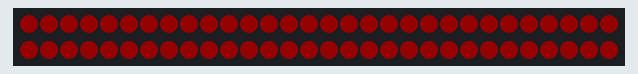
Recording of a sketch running on a simulated Arduino Uno, built with avr-gcc and run on an emulated ATmega328P. Shown: 60 RGB LEDs in strip order, left to right, continuing on the next row. Dim RGB values are drawn brighter than linear.

Above: at 0.1 s.
At 1.1 s:
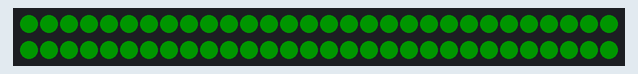
At 2.1 s:
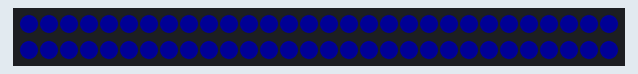
At 3.1 s:
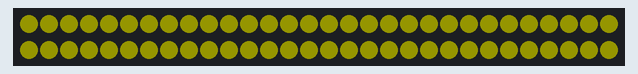
At 4.1 s:
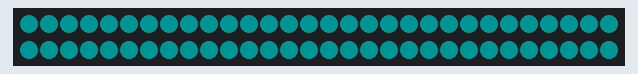
At 6.1 s:
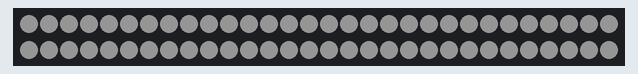

Measured:
- by itself, everything shown: repeats every 7.0 s, in 7 steps
- what the display in image 1 shows lasts 1.0 s, from 1.0 s to 2.0 s

The sketch:

led_test.ino
```cpp
#include <Adafruit_NeoPixel.h>

#define LED_PIN   13
#define LED_COUNT 60

Adafruit_NeoPixel strip(LED_COUNT, LED_PIN, NEO_GRB + NEO_KHZ800);

void setup() {
  strip.begin();           // INITIALIZE NeoPixel strip object (REQUIRED)
  strip.show();            // Turn OFF all pixels ASAP
  strip.setBrightness(20); // Set BRIGHTNESS to about 1/5 (max = 255)
}

void loop() {
  fullColor(strip.Color(255, 0, 0), 1000);
  fullColor(strip.Color(0, 255, 0), 1000);
  fullColor(strip.Color(0, 0, 255), 1000);
  fullColor(strip.Color(255, 255, 0), 1000);
  fullColor(strip.Color(0, 255, 255), 1000);
  fullColor(strip.Color(255, 0, 255), 1000);
  fullColor(strip.Color(255, 255, 255), 1000);
}

void fullColor(uint32_t color, int wait) {
  for(int i=0; i<strip.numPixels(); i++) {
    strip.setPixelColor(i, color);
  }
  strip.show();
  delay(wait);
}
```
